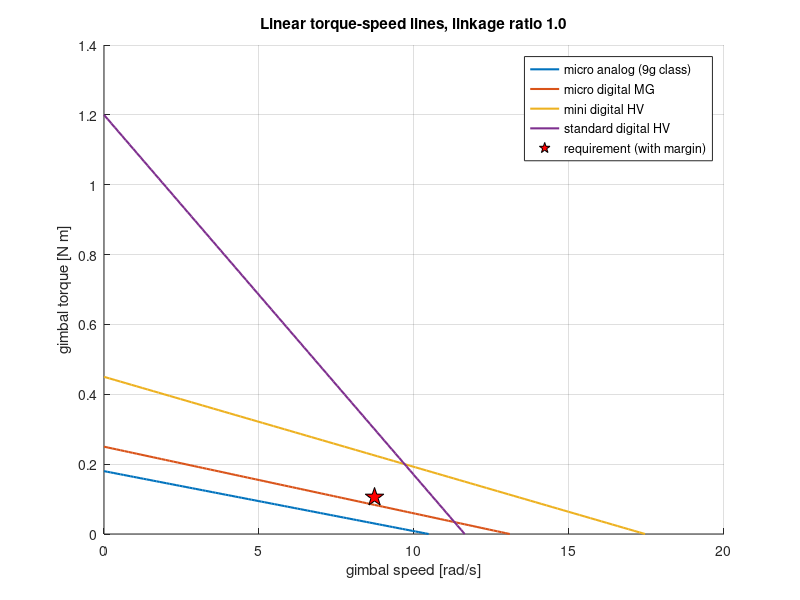

The MATLAB script that drew this image:
%% TVC_SERVO_SIZING  Size the gimbal servo from inertia and a motion spec.
%
%   This follows the procedure in our notes:
%     1. inertia of everything that swings with the gimbal (parallel axis)
%     2. explicit motion spec
%     3. required angular acceleration (bang-bang move)
%     4. torque = I*alpha + friction + gravity offset + thrust misalignment + wire drag
%     5. x2 safety margin
%     6. compare against each candidate's torque-speed line (stall -> no-load)
%
%   Replace the [EST] numbers with CAD mass properties once the gimbal is
%   modeled. Copy the resulting Ig into tvc_params.m.

clear; clc;

%% 1. Gimbal inertia about the gimbal axis --------------------------------
% EDF modeled as a solid cylinder, axis along thrust, gimbal axis transverse
edf.m  = 0.095;      % [kg] FMS 50mm 11-blade unit incl. motor     [SPEC - weigh it]
edf.r  = 0.028;      % [m]  outer radius of the duct                [SPEC]
edf.l  = 0.065;      % [m]  duct length                             [SPEC]
edf.d  = 0.005;      % [m]  EDF CG offset from the gimbal axis      [DES - keep near 0]
cr.m   = 0.030;      % [kg] cradle / ring                            [EST]
cr.I   = 2.0e-5;     % [kg m^2] cradle about its own axis (CAD)      [EST]
cr.d   = 0.004;      % [m]  cradle CG offset                         [EST]
wire.m = 0.010;      % [kg] ESC wire lump that swings with the EDF   [EST]
wire.d = 0.030;      % [m]                                           [EST]

I_edf = edf.m*(3*edf.r^2 + edf.l^2)/12 + edf.m*edf.d^2;
I_cr  = cr.I + cr.m*cr.d^2;
I_w   = wire.m*wire.d^2;
Ig    = I_edf + I_cr + I_w;
m_g   = edf.m + cr.m + wire.m;
d_cg  = (edf.m*edf.d + cr.m*cr.d + wire.m*wire.d)/m_g;   % combined CG offset

%% 2. Motion spec -------------------------------------------------------
spec.dtheta = deg2rad(15);    % [rad] move size                       [DES]
spec.t      = 0.06;           % [s]   in this time                    [DES]
% 15 deg in 60 ms ~ 0.24 s/60deg loaded. Check tvc_design_sweeps section 4
% to see how fast the servo actually has to be for your geometry.

%% 3. Kinematics (bang-bang: accelerate half, decelerate half) -------------
alpha_req = 4*spec.dtheta/spec.t^2;     % [rad/s^2]
w_peak    = 2*spec.dtheta/spec.t;       % [rad/s]

%% 4. Load torque at the gimbal -------------------------------------------
g = 9.81;
T_edf      = 6.5;           % [N]   full thrust                              [EST]
misalign   = 0.001;         % [m]   thrust line offset from gimbal axis      [EST]
tau_fric   = 0.005;         % [N m] gimbal bearing friction                  [EST]
tau_wire   = 0.008;         % [N m] wire bending stiffness at full deflection [EST - measure]
tau_inert  = Ig*alpha_req;
tau_grav   = m_g*g*d_cg;    % worst case: CG offset horizontal (vehicle at the stop adds little)
tau_thrust = T_edf*misalign;
tau_req    = tau_inert + tau_grav + tau_thrust + tau_fric + tau_wire;

%% 5. Margin -----------------------------------------------------------
margin   = 2.0;
tau_need = margin*tau_req;

%% 6. Candidates -------------------------------------------------------
% Gimbal-side numbers depend on linkage ratio n = servo angle / gimbal angle:
%   tau_gimbal = n * tau_servo,  w_gimbal = w_servo / n
n_link = 1.0;                                                     % [DES]
% Fill these from datasheets AT THE VOLTAGE YOU WILL RUN. Values below are
% typical ranges only - they are not real part numbers.
cand = struct( ...
  'name',  {'micro analog (9g class)', 'micro digital MG', 'mini digital HV', 'standard digital HV'}, ...
  'stall', {0.18, 0.25, 0.45, 1.20}, ...    % [N m] stall torque
  'speed', {0.10, 0.08, 0.06, 0.09}, ...    % [s/60deg] no-load
  'hz',    {50,   333,  333,  333});        % max PWM frame rate

kgcm = @(x) x/0.0980665;
fprintf('\n=== Gimbal servo sizing ===================================\n');
fprintf('Gimbal inertia Ig       : %.3g kg m^2 (EDF %.3g, cradle %.3g, wire %.3g)\n', Ig, I_edf, I_cr, I_w);
fprintf('Swinging mass / CG off  : %.0f g / %.1f mm\n', 1e3*m_g, 1e3*d_cg);
fprintf('Spec                    : %.0f deg in %.0f ms\n', rad2deg(spec.dtheta), 1e3*spec.t);
fprintf('Required alpha / w_peak : %.0f rad/s^2 / %.1f rad/s (%.3f s/60deg)\n', alpha_req, w_peak, deg2rad(60)/w_peak);
fprintf('Torque: inertia %.4f + gravity %.4f + thrust %.4f + friction %.4f + wire %.4f\n', ...
    tau_inert, tau_grav, tau_thrust, tau_fric, tau_wire);
fprintf('        = %.4f N m  -> x%.1f margin = %.4f N m (%.2f kg cm) at the gimbal\n', ...
    tau_req, margin, tau_need, kgcm(tau_need));
fprintf('Ig for tvc_params.m     : p.Ig = %.3g;\n\n', Ig);

fprintf('%-26s %10s %12s %10s  %s\n', 'candidate', 'stall', 'torque@w_pk', 'PWM', 'verdict');
w_s = linspace(0, 1, 100);
figure('Name', 'Servo torque-speed'); hold on; grid on;
for k = 1:numel(cand)
    c = cand(k);
    w0 = deg2rad(60)/c.speed/n_link;              % gimbal-side no-load speed
    t0 = c.stall*n_link;                          % gimbal-side stall torque
    tq = t0*(1 - w_peak/w0);                      % torque available at w_peak
    ok = tq >= tau_need;
    v = 'OK'; if ~ok, v = 'too weak/slow'; end
    if c.hz < 100, v = [v ', 50 Hz frame adds ~10 ms']; end
    fprintf('%-26s %8.2f Nm %10.3f Nm %7d Hz  %s\n', c.name, c.stall, tq, c.hz, v);
    plot(w_s*w0, t0*(1 - w_s), 'LineWidth', 1.5, 'DisplayName', c.name);
end
plot(w_peak, tau_need, 'kp', 'MarkerSize', 14, 'MarkerFaceColor', 'r', 'DisplayName', 'requirement (with margin)');
xlabel('gimbal speed [rad/s]'); ylabel('gimbal torque [N m]');
title(sprintf('Linear torque-speed lines, linkage ratio %.1f', n_link));
legend('Location', 'northeast');
fprintf('===========================================================\n');
